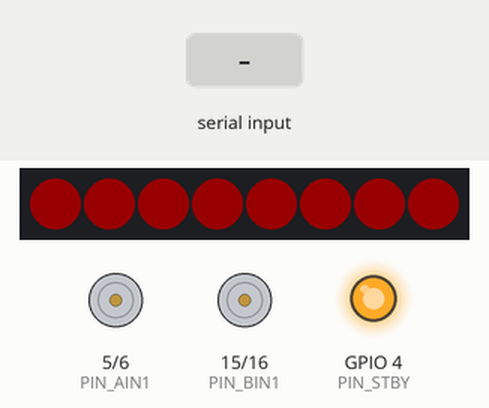
Recording of a program running on a simulated ESP32-S3. On the bench: 8 RGB LEDs in strip order, left to right, motor-driver pin pairs drawn as motors (green arrow = first pin HIGH = forward, orange = second pin HIGH = backward, longer = more drive, scaled by the enable pin, stopped while the standby pin is LOW), output pins drawn as LEDs (lit = HIGH). The test bench sets the inputs (shaded band). Dim RGB values are drawn brighter than linear; what the program prints to the serial monitor is not drawn.

Above: at 1.2 s.
1.3 s: "SEARCH\n" received over the second serial link
At 2.0 s:
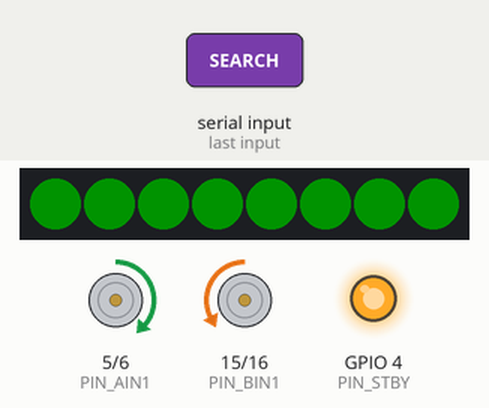
3.7 s: "LEFT\n" received over the second serial link
At 4.2 s:
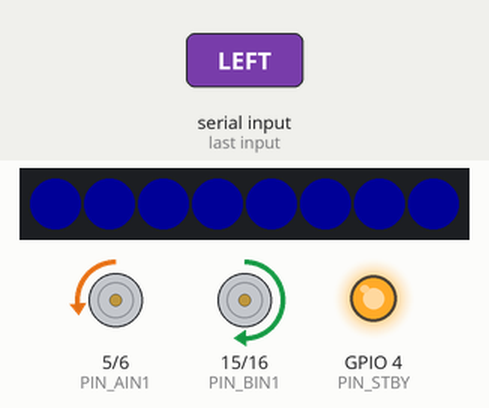
6.1 s: "RIGHT\n" received over the second serial link
At 6.8 s:
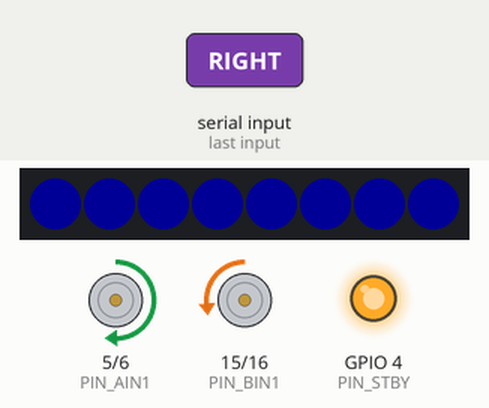
8.5 s: "FORWARD\n" received over the second serial link
At 9.0 s:
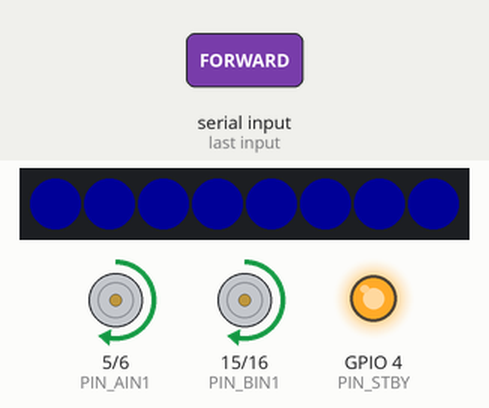
10.9 s: "COLLECT\n" received over the second serial link
At 11.6 s:
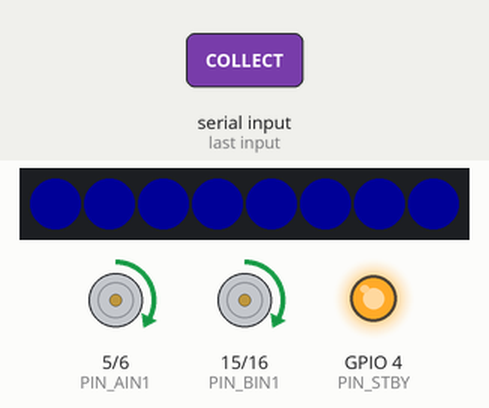
Timing chart, 0 to 13.9 s (numbered marks = the images above; inputs shaded):
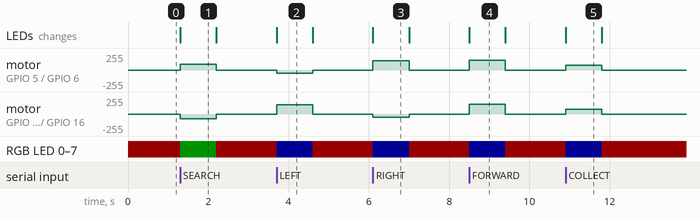

Measured:
- after the input at 1.3 s, motor on GPIO 5 (PIN_AIN1) / GPIO 6 (PIN_AIN2): stopped → forward 86/255 at once, → stopped 0.90 s later; motor on GPIO 15 (PIN_BIN1) / GPIO 16 (PIN_BIN2): stopped → backward 71/255 at once, → stopped 0.90 s later
- after the input at 3.7 s, motor on GPIO 5 (PIN_AIN1) / GPIO 6 (PIN_AIN2): stopped → backward 48/255 at once, → stopped 0.90 s later; motor on GPIO 15 (PIN_BIN1) / GPIO 16 (PIN_BIN2): stopped → forward 137/255 at once, → stopped 0.90 s later
- after the input at 6.1 s, motor on GPIO 5 (PIN_AIN1) / GPIO 6 (PIN_AIN2): stopped → forward 137/255 at once, → stopped 0.90 s later; motor on GPIO 15 (PIN_BIN1) / GPIO 16 (PIN_BIN2): stopped → backward 48/255 at once, → stopped 0.90 s later
- after the input at 8.5 s, motor on GPIO 5 (PIN_AIN1) / GPIO 6 (PIN_AIN2), motor on GPIO 15 (PIN_BIN1) / GPIO 16 (PIN_BIN2): stopped → forward 147/255 at once, → stopped 0.90 s later; RGB LED 0–7: RGB(24, 0, 0) → RGB(0, 0, 22) at once, → RGB(24, 0, 0) 0.90 s later; the LEDs: change at once (image 4)
- after the input at 10.9 s, motor on GPIO 5 (PIN_AIN1) / GPIO 6 (PIN_AIN2), motor on GPIO 15 (PIN_BIN1) / GPIO 16 (PIN_BIN2): stopped → forward 72/255 at once, → stopped 0.90 s later; RGB LED 0–7: RGB(24, 0, 0) → RGB(0, 0, 22) at once, → RGB(24, 0, 0) 0.90 s later; the LEDs: change at once (image 5)
- what the display in image 1 shows lasts 0.9 s, from 1.3 s to 2.2 s

The program:

main.cpp
```cpp
#include <Arduino.h>
#include <Adafruit_NeoPixel.h>

#include "board_config.h"
#include "protocol.h"

HardwareSerial RdkSerial(1);
Adafruit_NeoPixel strip(LED_COUNT, PIN_WS2812, NEO_GRB + NEO_KHZ800);

ControlCommand currentCommand;
unsigned long lastCommandAt = 0;
String lineBuffer;

void setMotor(int value, int in1, int in2, int pwmPin, int channel) {
  value = clampPwm(value);
  if (value > 0) {
    digitalWrite(in1, HIGH);
    digitalWrite(in2, LOW);
  } else if (value < 0) {
    digitalWrite(in1, LOW);
    digitalWrite(in2, HIGH);
  } else {
    digitalWrite(in1, LOW);
    digitalWrite(in2, LOW);
  }
  ledcWrite(channel, abs(value));
}

void applyLight(int code) {
  uint32_t color = strip.Color(0, 0, 0);
  if (code == 1) color = strip.Color(0, 120, 0);
  if (code == 2) color = strip.Color(0, 0, 140);
  if (code == 3) color = strip.Color(150, 0, 0);
  for (int i = 0; i < LED_COUNT; ++i) {
    strip.setPixelColor(i, color);
  }
  strip.show();
}

void applyCommand(const ControlCommand& command) {
  digitalWrite(PIN_STBY, HIGH);
  setMotor(command.left, PIN_AIN1, PIN_AIN2, PIN_PWMA, LEFT_PWM_CHANNEL);
  setMotor(command.right, PIN_BIN1, PIN_BIN2, PIN_PWMB, RIGHT_PWM_CHANNEL);
  applyLight(command.light);
  if (PIN_PUMP >= 0) {
    digitalWrite(PIN_PUMP, command.pump ? HIGH : LOW);
  }
}

void stopActuators() {
  ControlCommand stop;
  stop.left = 0;
  stop.right = 0;
  stop.state = "STOP";
  stop.light = 3;
  stop.valid = true;
  currentCommand = stop;
  applyCommand(currentCommand);
}

void sendStatus() {
  RdkSerial.print("<S,");
  RdkSerial.print(currentCommand.state);
  RdkSerial.print(',');
  RdkSerial.print(currentCommand.left);
  RdkSerial.print(',');
  RdkSerial.print(currentCommand.right);
  RdkSerial.print(',');
  RdkSerial.print(currentCommand.pump ? 1 : 0);
  RdkSerial.println('>');
}

void setup() {
  pinMode(PIN_STBY, OUTPUT);
  pinMode(PIN_AIN1, OUTPUT);
  pinMode(PIN_AIN2, OUTPUT);
  pinMode(PIN_BIN1, OUTPUT);
  pinMode(PIN_BIN2, OUTPUT);
  if (PIN_PUMP >= 0) pinMode(PIN_PUMP, OUTPUT);

  ledcSetup(LEFT_PWM_CHANNEL, PWM_FREQ, PWM_RESOLUTION);
  ledcSetup(RIGHT_PWM_CHANNEL, PWM_FREQ, PWM_RESOLUTION);
  ledcAttachPin(PIN_PWMA, LEFT_PWM_CHANNEL);
  ledcAttachPin(PIN_PWMB, RIGHT_PWM_CHANNEL);

  strip.begin();
  strip.setBrightness(LED_BRIGHTNESS);
  strip.show();

  Serial.begin(115200);
  RdkSerial.begin(UART_BAUD, SERIAL_8N1, UART_RX_PIN, UART_TX_PIN);
  stopActuators();
  lastCommandAt = millis();
  Serial.println("Laker ESP32-S3 motor bridge ready");
}

void loop() {
  while (RdkSerial.available()) {
    char ch = static_cast<char>(RdkSerial.read());
    if (ch == '\n' || ch == '\r') {
      ControlCommand parsed;
      if (parseControlFrame(lineBuffer, parsed)) {
        currentCommand = parsed;
        applyCommand(currentCommand);
        lastCommandAt = millis();
        sendStatus();
      }
      lineBuffer = "";
    } else if (lineBuffer.length() < 96) {
      lineBuffer += ch;
    } else {
      lineBuffer = "";
    }
  }

  if (millis() - lastCommandAt > COMMAND_TIMEOUT_MS) {
    stopActuators();
    lastCommandAt = millis();
    sendStatus();
  }
}
```

protocol.h
```cpp
#pragma once

#include <Arduino.h>

struct ControlCommand {
  int left = 0;
  int right = 0;
  String state = "STOP";
  int light = 3;
  bool pump = false;
  bool valid = false;
};

inline int clampPwm(int value) {
  if (value > 255) return 255;
  if (value < -255) return -255;
  return value;
}

inline ControlCommand legacyCommand(const String& line) {
  ControlCommand command;
  command.valid = true;
  command.pump = false;
  command.light = 1;

  if (line == "SEARCH") {
    command.left = 86;
    command.right = -71;
    command.state = "SEARCH";
  } else if (line == "LEFT") {
    command.left = -48;
    command.right = 138;
    command.state = "ALIGN";
    command.light = 2;
  } else if (line == "RIGHT") {
    command.left = 138;
    command.right = -48;
    command.state = "ALIGN";
    command.light = 2;
  } else if (line == "FORWARD") {
    command.left = 148;
    command.right = 148;
    command.state = "APPROACH";
    command.light = 2;
  } else if (line == "COLLECT") {
    command.left = 72;
    command.right = 72;
    command.state = "COLLECT";
    command.light = 2;
    command.pump = true;
  } else if (line == "STOP") {
    command.left = 0;
    command.right = 0;
    command.state = "STOP";
    command.light = 3;
  } else {
    command.valid = false;
  }

  return command;
}

inline bool parseControlFrame(String line, ControlCommand& out) {
  line.trim();
  if (line.length() == 0) return false;

  if (!line.startsWith("<")) {
    out = legacyCommand(line);
    return out.valid;
  }

  if (!line.endsWith(">")) return false;
  line = line.substring(1, line.length() - 1);

  int firstComma = line.indexOf(',');
  if (firstComma < 0 || line.substring(0, firstComma) != "A") return false;

  String fields[6];
  int fieldIndex = 0;
  int start = firstComma + 1;
  while (fieldIndex < 6) {
    int comma = line.indexOf(',', start);
    if (comma < 0) {
      fields[fieldIndex++] = line.substring(start);
      break;
    }
    fields[fieldIndex++] = line.substring(start, comma);
    start = comma + 1;
  }
  if (fieldIndex < 3) return false;

  ControlCommand command;
  command.left = clampPwm(fields[0].toInt());
  command.right = clampPwm(fields[1].toInt());
  command.state = fields[2].length() ? fields[2] : "AUTO";
  command.light = fieldIndex >= 4 ? fields[3].toInt() : 2;
  command.pump = fieldIndex >= 5 ? fields[4].toInt() != 0 : false;
  command.valid = true;
  out = command;
  return true;
}
```

board_config.h
```cpp
#pragma once

// RDK X3 UART3 Pin 8 TX -> ESP32-S3 GPIO18 RX
// RDK X3 UART3 Pin 10 RX <- ESP32-S3 GPIO17 TX
// RDK X3 Pin 6 GND must share ground with ESP32-S3.
static constexpr int UART_RX_PIN = 18;
static constexpr int UART_TX_PIN = 17;
static constexpr unsigned long UART_BAUD = 115200;

// TB6612FNG dual motor driver.
static constexpr int PIN_STBY = 4;
static constexpr int PIN_AIN1 = 5;
static constexpr int PIN_AIN2 = 6;
static constexpr int PIN_PWMA = 7;
static constexpr int PIN_BIN1 = 15;
static constexpr int PIN_BIN2 = 16;
static constexpr int PIN_PWMB = 8;

static constexpr int LEFT_PWM_CHANNEL = 0;
static constexpr int RIGHT_PWM_CHANNEL = 1;
static constexpr int PWM_FREQ = 20000;
static constexpr int PWM_RESOLUTION = 8;
static constexpr int PWM_MAX = 255;

// WS2812B state strip. The report uses 8 LEDs for low-brightness display.
static constexpr int PIN_WS2812 = 10;
static constexpr int LED_COUNT = 8;
static constexpr int LED_BRIGHTNESS = 40;

// The first hardware build powers the pump directly.
// Set to a GPIO number if a MOSFET pump switch is added later.
static constexpr int PIN_PUMP = -1;

static constexpr unsigned long COMMAND_TIMEOUT_MS = 900;
```
